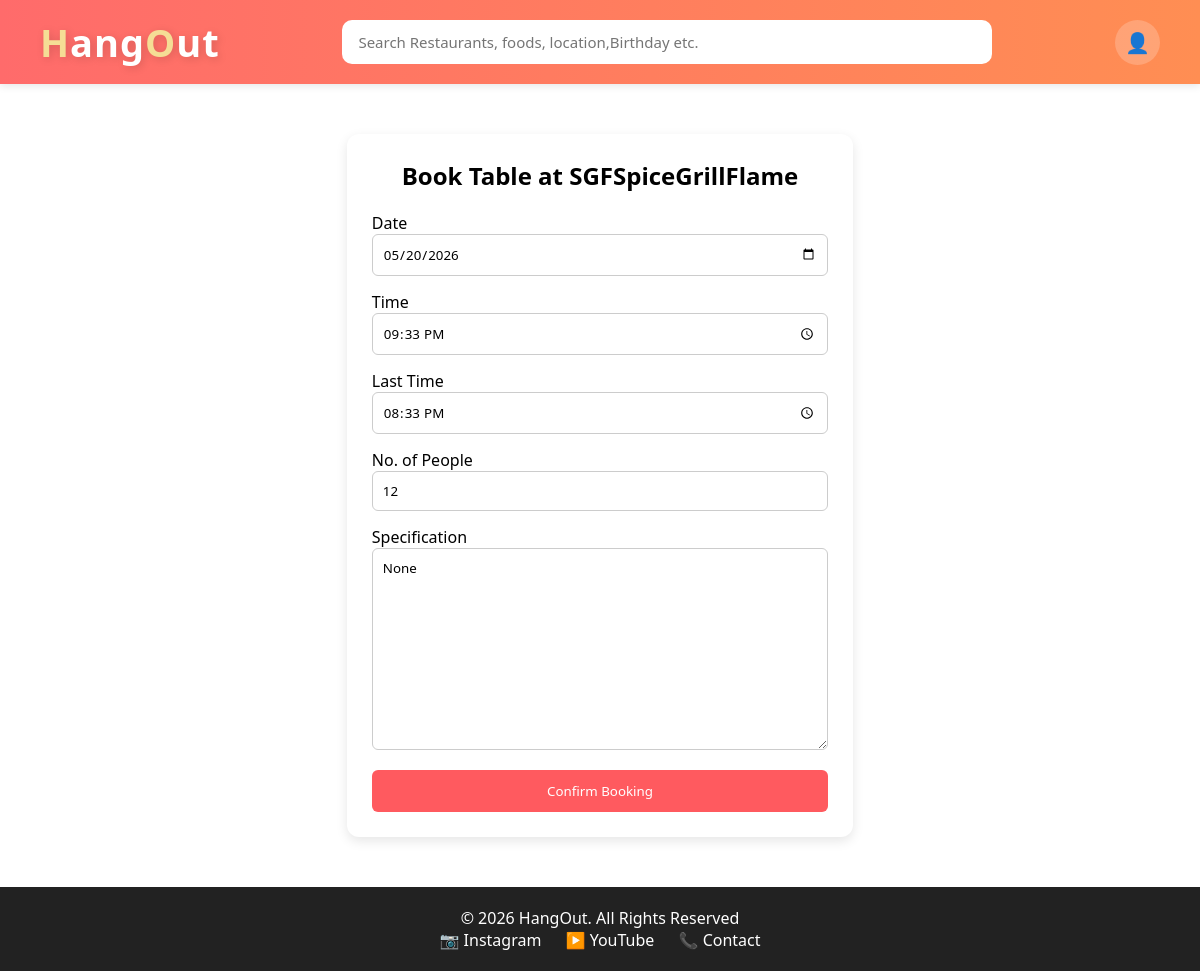
The app's page /user/mybooking/update/24/ (signed in) with its own data.
### login/models.py (models this page shows, shortened)
class Restaurant(models.Model):
    restaurant_name = models.CharField(max_length=150,primary_key=True)
    password = models.CharField(
                max_length=20,unique=True,
                validators=[MinLengthValidator(6),
                            RegexValidator(
                                regex=r'^[A-Za-z0-9@#$%^&+=!]*$',
                                message="Password can contain letters, numbers and special characters"
                )],null=False,blank=False)
    phone_number = models.CharField(
                max_length=10,unique=True,
                validators=[RegexValidator(
                                regex=r'^[0-9]{10}$',
                                message="Phone number must be exactly 10 digits"
                )])
    address = models.TextField()
    pincode = models.CharField(default="000000",
                max_length=6,
                validators=[
                            RegexValidator(
                                regex=r'^[0-9]{6}$',
                                message="Pincode must be exactly 6 digits"
                )])
    total_gathering = models.PositiveIntegerField()
    specification = models.CharField(max_length=100)
    description = models.TextField()
    photo1 = models.ImageField(upload_to='restaurant_photos/')
    photo2 = models.ImageField(upload_to='restaurant_photos/', blank=True, null=True)
    photo3 = models.ImageField(upload_to='restaurant_photos/', blank=True, null=True)
    photo4 = models.ImageField(upload_to='restaurant_photos/', blank=True, null=True)
    photo5 = models.ImageField(upload_to='restaurant_photos/', blank=True, null=True)
    created_at = models.DateTimeField(auto_now_add=True)
    class Meta:
        ordering = ["-created_at"]

### user/models.py (models this page shows, shortened)
class Booking(models.Model):
    STATUS_CHOICES = [
        ('pending', 'Pending'),
        ('approved', 'Approved'),
        ('rejected', 'Rejected'),
    ]
    user = models.ForeignKey(User, on_delete=models.CASCADE)
    restaurant = models.ForeignKey(Restaurant, on_delete=models.CASCADE)
    date = models.DateField()
    time = models.TimeField()
    endtime = models.TimeField(null=True,blank=True)
    no_of_people = models.IntegerField()
    specification = models.TextField(blank=True, null=True)
    status = models.CharField(max_length=20, choices=STATUS_CHOICES, default='pending')
    amount = models.DecimalField(max_digits=10, decimal_places=2, null=True, blank=True)
    created_at = models.DateTimeField(auto_now_add=True)
    class Meta:
        ordering = ["-created_at"]

### user/views.py (the view)
# urls.py: path('mybooking/update/<int:booking_id>/', views.update_booking, name='update_booking'),
def update_booking(request,booking_id):
    username = request.session.get("username")
    if not username:
        return redirect("/")
    booking = Booking.objects.filter(id=booking_id,user__username=username).first()
    restaurant= booking.restaurant
    if booking.status != 'pending':
        return redirect('mybookings')
    if request.method == "POST":
        form = BookingForm(request.POST, instance=booking)
        if form.is_valid():
            form.save()
            return redirect('mybookings')
    else:
        form = BookingForm(instance=booking)
    return render(request, 'user/bookingform.html', {'form': form, 'restaurant': restaurant})

### user/booking.py
class BookingForm(forms.ModelForm):
    date = forms.DateField(
        widget=forms.DateInput(attrs={'type': 'date'})
    )
    time = forms.TimeField(
        widget=forms.TimeInput(attrs={'type': 'time'})
    )
    endtime = forms.TimeField(
        widget=forms.TimeInput(attrs={'type': 'time'})
    )
    class Meta:
        model = Booking
        fields = ['date', 'time', 'endtime','no_of_people', 'specification']

### user/Templates/user/bookingform.html (shortened to what this page needs)
{% extends "Main.html" %}
{% block content %}
<div class="form-container">
    <h2>Book Table at {{ restaurant.restaurant_name }}</h2>
    <form method="POST">
        <div class="form-group">
            <label>Date</label>
            {{ form.date }}
        </div>
        <div class="form-group">
            <label>Time</label>
            {{ form.time }}
        </div>
        <div class="form-group">
            <label>Last Time</label>
            {{ form.endtime }}
        </div>
        <div class="form-group">
            <label>No. of People</label>
            {{ form.no_of_people }}
        </div>
        <div class="form-group">
            <label>Specification</label>
            {{ form.specification }}
        </div>
        <button type="submit">Confirm Booking</button>
    </form>
</div>
{% endblock %}

### Templates/Main.html (style rules this page uses)
html, body { height: 100%; margin: 0; }

### Templates/Navbar.html (style rules this page uses)
* { margin: 0; padding: 0; box-sizing: border-box; font-family: "Segoe UI", Tahoma, Geneva, Verdana, sans-serif; }

### user/Templates/user/bookingform.html (style rules this page uses)
.form-container { max-width: 600px; margin: 50px auto; padding: 25px; background: white; border-radius: 12px; box-shadow: 0 4px 12px rgba(0, 0, 0, 0.1); }
.form-container h2 { text-align: center; margin-bottom: 20px; }
.form-group { margin-bottom: 15px; }
input, textarea { width: 100%; padding: 10px; border: 1px solid #ccc; border-radius: 6px; }
button { width: 100%; padding: 12px; background: #ff5a5f; color: white; border: none; border-radius: 6px; cursor: pointer; }

### records on screen
Restaurant: restaurant_name "SGFSpiceGrillFlame"
Booking: date "05/20/2026", time "21:33:00", endtime "20:33:00", no_of_people "12", specification "None"
